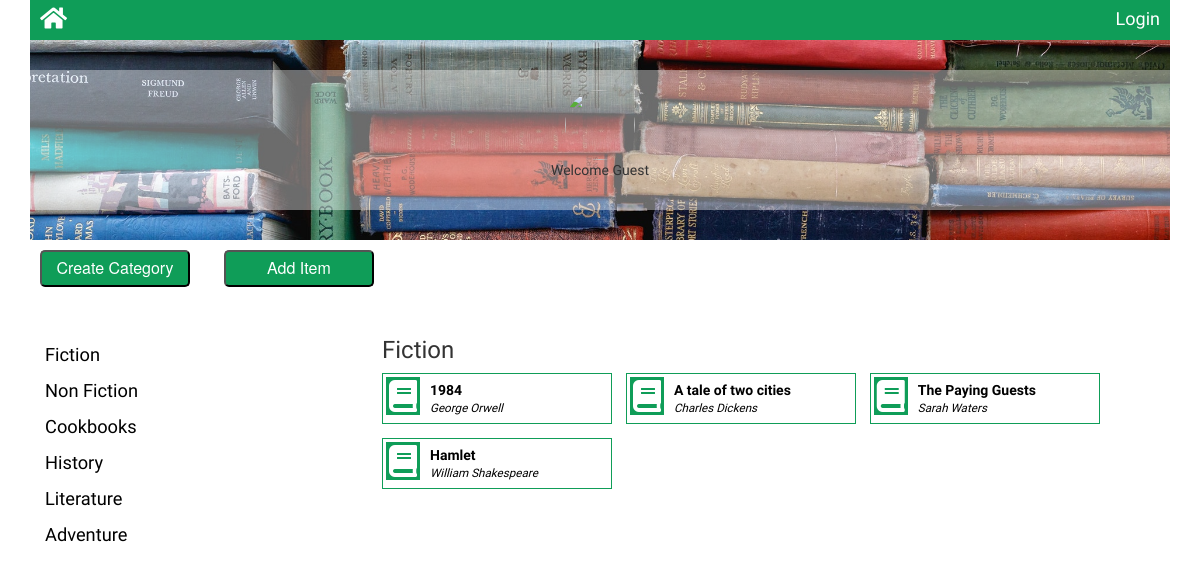
The app's page /catalog/1/, older data.
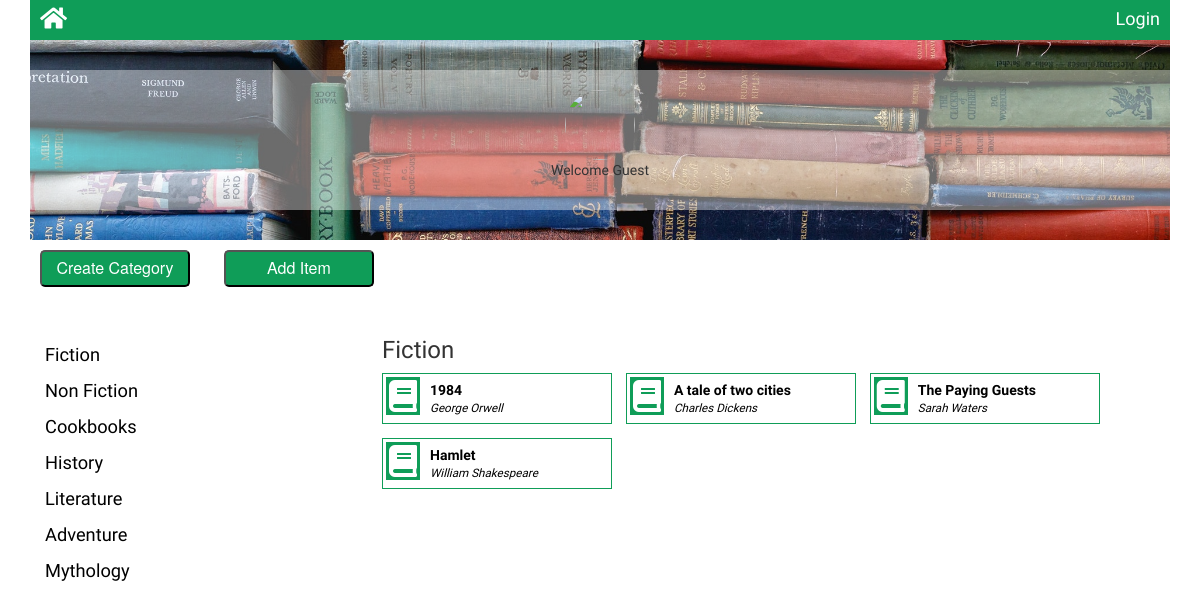
The same page, newer data.
### database_setup.py (models this page shows, shortened)
class BookCategory(Base):
    __tablename__ = 'book_category'
    id = Column(Integer,primary_key = True)
    name = Column(String(140),nullable = False)

class Books(Base):
    __tablename__ = 'books'
    id = Column(Integer, primary_key=True)
    name = Column(String(150), nullable=False)
    description = Column(String)
    author = Column(String)
    price = Column(String)
    category_id = Column(Integer, ForeignKey("book_category.id"))
    book_category = relationship(BookCategory)
    user_id = Column(Integer, ForeignKey("user.id"))
    user = relationship(User)
    created_at = Column(DateTime, default=datetime.datetime.utcnow)
    updated_at = Column(DateTime, default=datetime.datetime.utcnow,
                        onupdate=datetime.datetime.utcnow)

### Books.py (the view)
@app.route('/catalog/<int:category_id>/')
def getAllBooksForCategory(category_id):
    categories = session.query(BookCategory).all()
    category = session.query(BookCategory).filter_by(id=category_id).one()
    books = session.query(Books).filter_by(category_id=category_id).all()
    return render_template('catalog.html', books=books, category=category,
                           categories=categories,
                           login_session=login_session)

### templates/catalog.html (shortened to what this page needs)
<!DOCTYPE>
<html>
<head>
    <link rel=stylesheet type=text/css href="{{url_for('static',filename='css/catalog.css')}}">
</head>
<body>
    {% extends "main.html" %}
    {% block content %}
    <header>
        {% include "header.html" %}
    </header>
    <main>
        <div class="content">
            <div class="create-btn-container">
                <a href="{{url_for('createCategory')}}">
                    <button class="create-btn">Create Category</button>
                </a>
                <a href="{{url_for('addItem')}}">
                    <button class="create-btn">Add Item</button>
                </a>
            </div>
            <div class="left-col">
                {% for c in categories %}
                <a class="category-name" href="{{url_for('getAllBooksForCategory',category_id = c.id)}}">
                    <div class="book-category heading-font">
                        {{c.name}}
                    </div>
                </a>
                {% endfor %}
            </div>
            <div class="right-col">
                {% if books %}
                {% include "details.html" %}
                {% endif %}
            </div>
        </div>
        {% endblock %}

### templates/details.html (shortened to what this page needs)
<head>
    <link rel=stylesheet type=text/css href="{{url_for('static',filename='css/detail.css')}}">
</head>
<body>
        {% if category %}
        <h3 class="details-heading heading-font">{{category.name}}</h3>
        {% else %}
        <h3 class="details-heading heading-font">Recently Added</h3>
        {% endif %}
    {% for book in books %}
    <div class="book-container">
        <div class="book-image">
            <i class="fas fa-book"></i>
        </div>
        <a class="book-detail-link" href="{{url_for('bookDetails',category_id = book.category_id,book_id = book.id)}}">
        <div class="book-details content-font">
            <p class="book-name">{{book.name}}</p>
            <p class="book-author">{{book.author}}</p>
        </div>
        </a>
    </div>
    {% endfor %}
</body>

Row changes from the older to the newer data that the page shows:
added BookCategory: name "Mythology"
